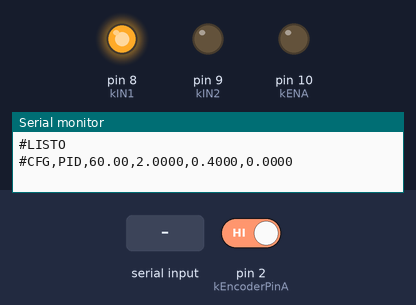
This program was run on a simulated Arduino Uno, built with avr-gcc and run on an emulated ATmega328P. Shown: output pins drawn as LEDs (lit = HIGH), the last lines printed to the serial monitor. The inputs (shaded band) are chosen by the test bench; at power-on: pin 2 (kEncoderPinA) HIGH.

Above: at 1.2 s.
1.3 s: "START\n" received over Serial
At 2.3 s:
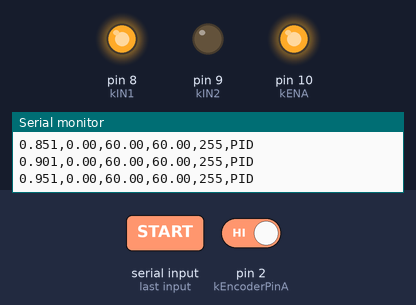
2.8 s: "P,1\n" received over Serial
4.3 s: "PI,1\n" received over Serial
Timing chart, 0 to 7.3 s (numbered marks = the images above; inputs shaded):
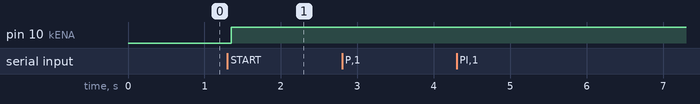

Measured:
- after the input at 1.3 s, pin 10 (kENA): LOW → HIGH after 0.05 s

The program:

main.cpp
```cpp
#include <Arduino.h>

namespace {
const uint8_t kEncoderPinA = 2;
const uint8_t kEncoderPinB = 3;
const uint8_t kIN1 = 8;
const uint8_t kIN2 = 9;
const uint8_t kENA = 10;

const float kPprMotor = 34.02f;
const float kGearRatio = 12.0f;
const float kCountsPerRev = kPprMotor * kGearRatio;
const uint16_t kSampleMs = 50;
const uint16_t kCommandBufferSize = 72;
const float kPwmCubic = -0.0022f;
const float kPwmQuadratic = 0.4098f;
const float kPwmLinear = -21.181f;
const float kPwmOffset = 440.87f;
const float kMinSetpointRpm = 35.0f;
const float kMaxSetpointRpm = 80.0f;

enum class ControllerType : uint8_t {
  kP,
  kPI,
  kPD,
  kPID,
};

struct ControlConfig {
  ControllerType type = ControllerType::kPID;
  float setpoint_rpm = 60.0f;
  float kp = 2.0f;
  float ki = 0.4f;
  float kd = 0.0f;
};

volatile int32_t g_encoder_count = 0;

ControlConfig g_cfg;
int32_t g_prev_count = 0;
uint32_t g_prev_time = 0;
uint32_t g_start_time = 0;
bool g_running = false;
float g_integral = 0.0f;
float g_prev_error = 0.0f;
char g_cmd_buffer[kCommandBufferSize];
uint8_t g_cmd_len = 0;

void handleEncoderInterrupt() {
  if (digitalRead(kEncoderPinB) == HIGH) {
    ++g_encoder_count;
  } else {
    --g_encoder_count;
  }
}

void resetControlState() {
  noInterrupts();
  g_encoder_count = 0;
  interrupts();

  g_prev_count = 0;
  g_prev_time = millis();
  g_start_time = g_prev_time;
  g_integral = 0.0f;
  g_prev_error = 0.0f;
}

const char *controllerName(ControllerType type) {
  switch (type) {
    case ControllerType::kP:
      return "P";
    case ControllerType::kPI:
      return "PI";
    case ControllerType::kPD:
      return "PD";
    case ControllerType::kPID:
      return "PID";
  }
  return "PID";
}

ControllerType parseController(const char *value, ControllerType fallback) {
  if (strcmp(value, "P") == 0) return ControllerType::kP;
  if (strcmp(value, "PI") == 0) return ControllerType::kPI;
  if (strcmp(value, "PD") == 0) return ControllerType::kPD;
  if (strcmp(value, "PID") == 0) return ControllerType::kPID;
  return fallback;
}

void setMotorPwm(int pwm) {
  pwm = constrain(pwm, 0, 255);
  digitalWrite(kIN1, HIGH);
  digitalWrite(kIN2, LOW);
  analogWrite(kENA, pwm);
}

int computePwm(float rpm, float dt) {
  const float error = g_cfg.setpoint_rpm - rpm;
  const bool uses_i = (g_cfg.type == ControllerType::kPI || g_cfg.type == ControllerType::kPID);
  const bool uses_d = (g_cfg.type == ControllerType::kPD || g_cfg.type == ControllerType::kPID);

  if (uses_i) {
    g_integral += error * dt;
    g_integral = constrain(g_integral, -300.0f, 300.0f);
  } else {
    g_integral = 0.0f;
  }

  const float derivative = (dt > 0.0f) ? (error - g_prev_error) / dt : 0.0f;
  const float sp = g_cfg.setpoint_rpm;
  const float feed_forward = constrain(
      kPwmCubic * sp * sp * sp + kPwmQuadratic * sp * sp + kPwmLinear * sp + kPwmOffset,
      0.0f,
      255.0f);
  float correction = g_cfg.kp * error;

  if (uses_i) correction += g_cfg.ki * g_integral;
  if (uses_d) correction += g_cfg.kd * derivative;

  g_prev_error = error;
  return constrain(static_cast<int>(feed_forward + correction), 0, 255);
}

void printStatus(float t_s, float rpm, float error, int pwm) {
  Serial.print(t_s, 3);
  Serial.print(',');
  Serial.print(rpm, 2);
  Serial.print(',');
  Serial.print(g_cfg.setpoint_rpm, 2);
  Serial.print(',');
  Serial.print(error, 2);
  Serial.print(',');
  Serial.print(pwm);
  Serial.print(',');
  Serial.println(controllerName(g_cfg.type));
}

void printConfig() {
  Serial.print("#CFG,");
  Serial.print(controllerName(g_cfg.type));
  Serial.print(',');
  Serial.print(g_cfg.setpoint_rpm, 2);
  Serial.print(',');
  Serial.print(g_cfg.kp, 4);
  Serial.print(',');
  Serial.print(g_cfg.ki, 4);
  Serial.print(',');
  Serial.println(g_cfg.kd, 4);
}

void handleCommand(char *cmd) {
  if (strcmp(cmd, "START") == 0 || strcmp(cmd, "S") == 0) {
    resetControlState();
    g_running = true;
    Serial.println("tiempo_s,rpm_medida,setpoint_rpm,error_rpm,pwm,controlador");
    return;
  }

  if (strcmp(cmd, "STOP") == 0 || strcmp(cmd, "P") == 0) {
    setMotorPwm(0);
    g_running = false;
    Serial.println("#STOP");
    return;
  }

  if (strcmp(cmd, "RESET") == 0) {
    resetControlState();
    Serial.println("#RESET");
    return;
  }

  if (strncmp(cmd, "SETPOINT:", 9) == 0) {
    g_cfg.setpoint_rpm = constrain(atof(cmd + 9), kMinSetpointRpm, kMaxSetpointRpm);
    printConfig();
    return;
  }

  if (strncmp(cmd, "CTRL:", 5) == 0) {
    g_cfg.type = parseController(cmd + 5, g_cfg.type);
    printConfig();
    return;
  }

  if (strncmp(cmd, "GAINS:", 6) == 0) {
    char *kp = strtok(cmd + 6, ",");
    char *ki = strtok(nullptr, ",");
    char *kd = strtok(nullptr, ",");
    if (kp != nullptr) g_cfg.kp = atof(kp);
    if (ki != nullptr) g_cfg.ki = atof(ki);
    if (kd != nullptr) g_cfg.kd = atof(kd);
    printConfig();
    return;
  }

  Serial.print("#ERR,comando_desconocido,");
  Serial.println(cmd);
}

void readSerialCommands() {
  while (Serial.available() > 0) {
    char c = static_cast<char>(Serial.read());
    if (c == '\r') continue;

    if (c == '\n') {
      g_cmd_buffer[g_cmd_len] = '\0';
      if (g_cmd_len > 0) handleCommand(g_cmd_buffer);
      g_cmd_len = 0;
      continue;
    }

    if (g_cmd_len < kCommandBufferSize - 1) {
      g_cmd_buffer[g_cmd_len++] = c;
    } else {
      g_cmd_len = 0;
      Serial.println("#ERR,comando_muy_largo");
    }
  }
}
}  // namespace

void setup() {
  Serial.begin(115200);

  pinMode(kEncoderPinA, INPUT_PULLUP);
  pinMode(kEncoderPinB, INPUT_PULLUP);
  attachInterrupt(digitalPinToInterrupt(kEncoderPinA), handleEncoderInterrupt, RISING);

  pinMode(kIN1, OUTPUT);
  pinMode(kIN2, OUTPUT);
  pinMode(kENA, OUTPUT);
  setMotorPwm(0);

  Serial.println("#LISTO");
  printConfig();
}

void loop() {
  readSerialCommands();
  if (!g_running) return;

  const uint32_t now = millis();
  if ((now - g_prev_time) < kSampleMs) return;

  noInterrupts();
  const int32_t count = g_encoder_count;
  interrupts();

  const float dt = (now - g_prev_time) / 1000.0f;
  const int32_t delta = count - g_prev_count;
  const float rpm = (delta / kCountsPerRev) / dt * 60.0f;
  const float t_s = (now - g_start_time) / 1000.0f;
  const float error = g_cfg.setpoint_rpm - rpm;
  const int pwm = computePwm(rpm, dt);

  setMotorPwm(pwm);
  printStatus(t_s, rpm, error, pwm);

  g_prev_count = count;
  g_prev_time = now;
}
```
